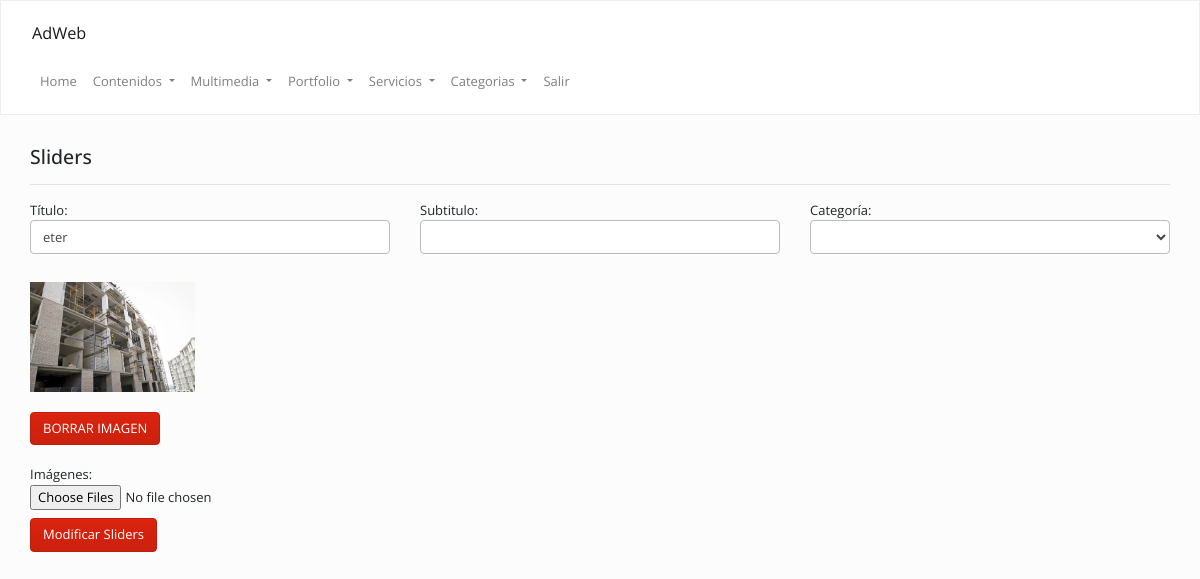
Page /admin/index.php?op=sliders&accion=modificar&cod=f51cf4218a (signed in) on the committed database.
### tables this page shows
CREATE TABLE `sliders` (
  `id` int(11) NOT NULL,
  `cod` varchar(255) DEFAULT NULL,
  `titulo` text,
  `subtitulo` text,
  `categoria` varchar(255) NOT NULL,
  `fecha` date DEFAULT NULL
);

CREATE TABLE `imagenes` (
  `id` int(11) NOT NULL,
  `ruta` varchar(255) NOT NULL,
  `cod` varchar(255) NOT NULL
);

### Config/Autoload.php (called while the page is built, shortened)
<?php
class autoload
{
    public static function runAdmin()
    {
        spl_autoload_register(
            function ($clase)
            {
                $ruta = str_replace("\\", "/", $clase) . ".php";
            }
        );
    }
}

### Clases/Conexion.php (called while the page is built, shortened)
<?php namespace Clases;
class Conexion
{
    private $datos = array("host"=> "localhost","user"=> "root","pass"=> "","db"  => "gema_arquitectura");
    private $con;
    public function __construct()
    {
        $this->con = mysqli_connect($this->datos["host"], $this->datos["user"], $this->datos["pass"], $this->datos["db"]);
        mysqli_set_charset($this->con,'utf8');
    }
    public function sqlReturn($query)
    {
        $dato = $this->con->query($query);
        return $dato;
    }
}

### Clases/Sliders.php (called while the page is built, shortened)
<?php
class Sliders
{
    public $cod;
    private $con;
    public function __construct()
    {
        $this->con = new Conexion();
    }
    public function view()
    {
        $sql   = "SELECT * FROM `sliders` WHERE cod = '{$this->cod}' ORDER BY id DESC";
        $notas = $this->con->sqlReturn($sql);
        $row   = mysqli_fetch_assoc($notas);
        return $row;
    }
}

### Clases/Imagenes.php (the view, shortened to what this page needs)
<?php
class Imagenes
{
    public $link;
    public $cod;
    private $con;
    public function __construct()
    {
        $this->con = new Conexion();
    }
    public function imagenesAdmin()
    {
        $sql      = "SELECT * FROM `imagenes` WHERE cod = '{$this->cod}' ORDER BY id DESC";
        $imagenes = $this->con->sqlReturn($sql);
        while ($row = mysqli_fetch_assoc($imagenes)) {
            echo "<div class='col-md-2 mb-20 mt-20'>";
            echo "<img src='../" . $row["ruta"] . "' width='100%'  class='mb-20' />";
            echo "<a href='" . URL . "/index.php?op={$this->link}&cod=" . $row["cod"] . "&borrarImg=" . $row["id"] . "' class='btn btn-primary'>BORRAR IMAGEN</a>";
            echo "</div>";
        };
    }
}

### admin/inc/sliders/modificar.php (shortened to what this page needs)
<?php
$sliders = new Clases\Sliders();
$imagenes= new Clases\Imagenes();
$cod     = $funciones->antihack_mysqli(isset($_GET["cod"]) ? $_GET["cod"] : '');
$sliders->set("cod", $cod);
$slide = $sliders->view();
$imagenes->set("cod", $slide["cod"]);
$imagenes->set("link", "sliders&accion=modificar");
?>
<div class="col-md-12 ">
    <h4>
        Sliders
    </h4>
    <hr/>
    <form method="post" class="row" enctype="multipart/form-data">
        <label class="col-md-4">
            Título:<br/>
            <input type="text" value="<?=$slide["titulo"]?>" name="titulo">
        </label>
        <label class="col-md-4">
            Subtitulo:<br/>
            <input type="text" value="<?=$slide["subtitulo"]?>" name="subtitulo">
        </label>
        <label class="col-md-4">Categoría:<br/>
            <select name="categoria">
            </select>
        </label>
        <div class="col-md-12">
            <div class="row">
                <?php
                $imagenes->imagenesAdmin();
                ?>
            </div>
        </div>
        <label class="col-md-12">
            Imágenes:<br/>
            <input type="file" id="file" name="files[]" multiple="multiple" accept="image/*" />
        </label>
        <br/>
        <div class="col-md-12">
            <input type="submit" class="btn btn-primary" name="agregar" value="Modificar Sliders" />
        </div>
    </form>
</div>

### admin/css/style.css (style rules this page uses)
.mt-20 { margin-top: 20px !important; }
.mb-20 { margin-bottom: 20px !important; }

### rows in the picture
sliders: titulo "eter"
imagenes: ruta (picture)
